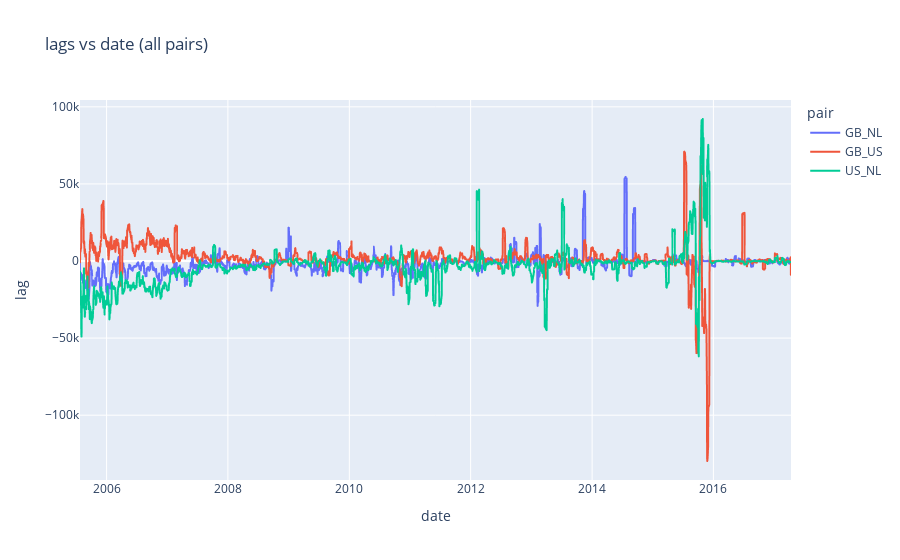

This figure's notebook cell:
### Code cell
plot_all_pairs(lags_price,10)

### Figure 1 — Plotly figure (JSON) as saved in the notebook; plotly's stock layout.template omitted (floating-point values rounded to 4 significant figures; data arrays with more than 128 entries replaced by an {"elided": "..."} marker saying what was removed)
{"data": [{"hovertemplate": "pair=GB_NL<br>date=%{x}<br>lag=%{y}<extra></extra>", "legendgroup": "GB_NL", "line": {"color": "#636efa", "dash": "solid"}, "mode": "lines", "name": "GB_NL", "showlegend": true, "type": "scattergl", "x": {"elided": "2883 str values"}, "xaxis": "x", "y": {"elided": "2883 float values"}, "yaxis": "y"}, {"hovertemplate": "pair=GB_US<br>date=%{x}<br>lag=%{y}<extra></extra>", "legendgroup": "GB_US", "line": {"color": "#EF553B", "dash": "solid"}, "mode": "lines", "name": "GB_US", "showlegend": true, "type": "scattergl", "x": {"elided": "2843 str values"}, "xaxis": "x", "y": {"elided": "2843 float values"}, "yaxis": "y"}, {"hovertemplate": "pair=US_NL<br>date=%{x}<br>lag=%{y}<extra></extra>", "legendgroup": "US_NL", "line": {"color": "#00cc96", "dash": "solid"}, "mode": "lines", "name": "US_NL", "showlegend": true, "type": "scattergl", "x": {"elided": "2845 str values"}, "xaxis": "x", "y": {"elided": "2845 float values"}, "yaxis": "y"}], "layout": {"legend": {"title": {"text": "pair"}, "tracegroupgap": 0}, "title": {"text": "lags vs date (all pairs)"}, "xaxis": {"anchor": "y", "domain": [0, 1], "title": {"text": "date"}}, "yaxis": {"anchor": "x", "domain": [0, 1], "title": {"text": "lag"}}}}
